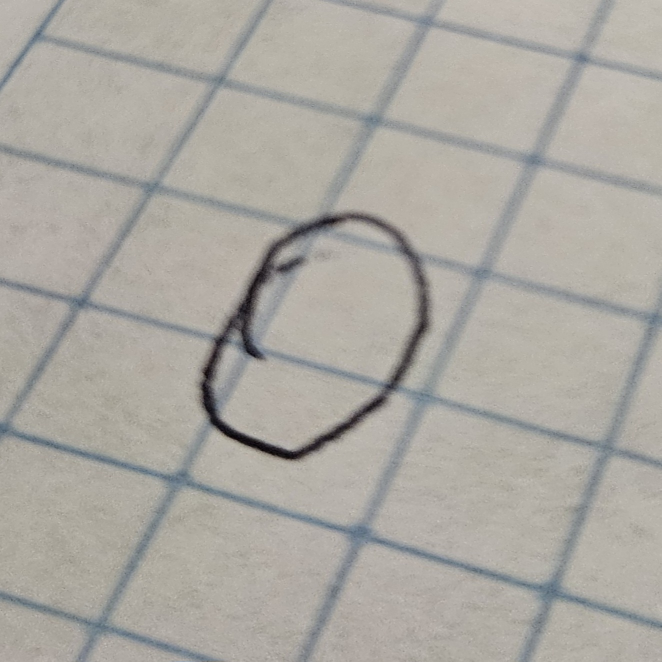
#> input picture mis_imagenes/raw/0_1.jpg, 1323 x 1323 px (shown at 1/2 size); its folder holds only this picture in this run
$ jupyter execute 02_procesar_imagenes.ipynb
#> lines starting #> are read from the running program, lines starting #| are printed output that depends on the picture; after the words box and inside, x2 and y2 are one past the last pixel; in counts of white or black regions, pixels touching at a corner belong together
# 📸 Preprocesar Imágenes Propias
## Convertir fotos de dígitos al formato MNIST (28x28 grayscale)

### Instrucciones:
1. Dibuja dígitos (0-9) con **marcador/pluma oscura en papel blanco**
2. Toma una foto de cada dígito (buena iluminación, de frente)
3. Coloca las fotos en `mis_imagenes/raw/`
4. **Nombra cada archivo como**: `{digito}_{numero}.jpg`
   - Ejemplo: `3_01.jpg`, `3_02.jpg`, `7_01.jpg`, `0_05.jpg`
   - El primer número es el dígito real que dibujaste
5. Ejecuta este notebook para preprocesarlas

---
## 1. Importar Librerías

[cell 1]
import numpy as np
import matplotlib.pyplot as plt
from PIL import Image, ImageOps, ImageFilter
import os
import csv
from pathlib import Path

plt.style.use('seaborn-v0_8-whitegrid')
plt.rcParams['figure.figsize'] = (12, 8)
plt.rcParams['font.size'] = 14

# Rutas
RAW_DIR = Path('../mis_imagenes/raw')
PROC_DIR = Path('../mis_imagenes_procesadas')
PROC_DIR.mkdir(parents=True, exist_ok=True)

print('✅ Librerías importadas')
print(f'   Directorio de fotos: {RAW_DIR.resolve()}')
print(f'   Directorio de salida: {PROC_DIR.resolve()}')

---
## 2. Listar imágenes disponibles

[cell 2]
# Extensiones válidas
VALID_EXT = {'.jpg', '.jpeg', '.png', '.bmp', '.heic', '.webp'}

image_files = sorted([
    f for f in RAW_DIR.iterdir()
    if f.suffix.lower() in VALID_EXT
])

print(f'📁 Imágenes encontradas: {len(image_files)}\n')

if len(image_files) == 0:
    print('⚠️  No se encontraron imágenes en mis_imagenes/raw/')
    print('    Coloca tus fotos ahí con el formato: {digito}_{numero}.jpg')
else:
    for f in image_files:
        # Intentar extraer el label del nombre
        name = f.stem
        parts = name.split('_')
        label = parts[0] if parts[0].isdigit() else '?'
        print(f'   {f.name}  →  dígito: {label}')

---
## 3. Función de preprocesamiento

Convierte una foto de un dígito en papel al formato MNIST:
- Escala de grises
- Binarización con umbral adaptativo
- Recorte al dígito (bounding box)
- Redimensión a 20x20 con padding a 28x28 (como MNIST)
- Fondo negro, dígito blanco

[cell 3]
def preprocess_digit_photo(image_path, target_size=28):
    """
    Preprocesa una foto de un dígito escrito a mano para que sea
    compatible con el formato MNIST (28x28, fondo negro, dígito blanco).

    Returns: numpy array de shape (28, 28) con valores en [0, 255]
    """
#> called with target_size = 28
    # Cargar y convertir a escala de grises
    img = Image.open(image_path).convert('L')

    # Redimensionar si es muy grande (para velocidad)
    max_dim = 500
    if max(img.size) > max_dim:
        img.thumbnail((max_dim, max_dim), Image.LANCZOS)
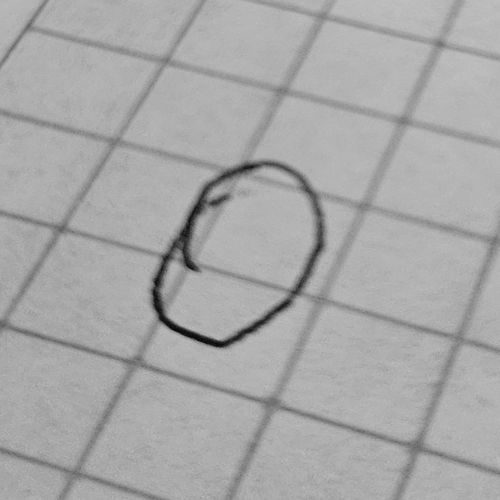
#> img: PIL image 500x500 L; min 5, max 195, mean 168

    # Convertir a array numpy
    img_array = np.array(img, dtype=np.float32)

    # Determinar si el fondo es claro u oscuro
    # Muestrear las esquinas para determinar el color del fondo
    h, w = img_array.shape
#> h = 500; w = 500
    corners = [
        img_array[:h//10, :w//10].mean(),      # esquina superior izquierda
        img_array[:h//10, -w//10:].mean(),      # esquina superior derecha
        img_array[-h//10:, :w//10].mean(),      # esquina inferior izquierda
        img_array[-h//10:, -w//10:].mean()      # esquina inferior derecha
    ]
#> corners = [168, 180.6, 160.2, 168]
    bg_color = np.mean(corners)
#> bg_color = 169.2

    # Si el fondo es claro (>128), invertir para que sea fondo negro
    if bg_color > 128:
        img_array = 255.0 - img_array
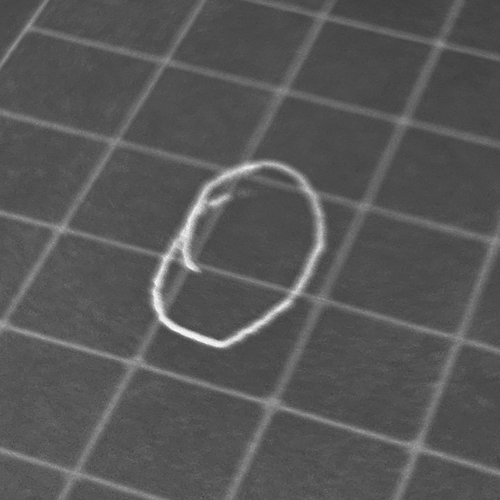
#> img_array: shape (500, 500) float32; min 60, max 250, mean 87

    # Binarizar con umbral de Otsu simplificado
    threshold = np.mean(img_array) + 0.5 * np.std(img_array)
#> threshold = 96.34
    binary = (img_array > threshold).astype(np.float32) * 255
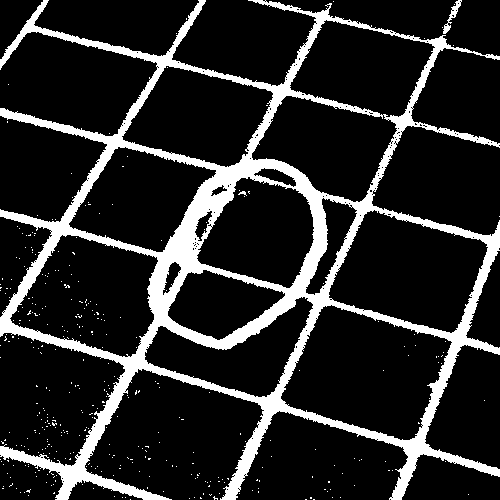
#> binary: shape (500, 500) float32; 15.8% white; 374 white regions (371 under 20 px), largest, box (x1, y1, x2, y2) and area: (0, 0, 500, 500) 38718, (443, 0, 462, 34) 168, (238, 191, 247, 196) 21

    # Encontrar bounding box del dígito
    rows = np.any(binary > 0, axis=1)
    cols = np.any(binary > 0, axis=0)

    if not rows.any():
        # Si no se encontró nada, retornar la imagen redimensionada
        img_resized = Image.fromarray(img_array.astype(np.uint8)).resize(
            (target_size, target_size), Image.LANCZOS)
        return np.array(img_resized)

    rmin, rmax = np.where(rows)[0][[0, -1]]
#> rmin = 0; rmax = 499
    cmin, cmax = np.where(cols)[0][[0, -1]]
#> cmin = 0; cmax = 499

    # Agregar un pequeño margen
    margin = 5
    rmin = max(0, rmin - margin)
    rmax = min(binary.shape[0] - 1, rmax + margin)
    cmin = max(0, cmin - margin)
    cmax = min(binary.shape[1] - 1, cmax + margin)

    # Recortar al dígito
    cropped = img_array[rmin:rmax+1, cmin:cmax+1]

    # Redimensionar a 20x20 manteniendo aspecto (como MNIST)
    inner_size = 20
    h, w = cropped.shape
    if h > w:
        new_h = inner_size
        new_w = max(1, int(w * inner_size / h))
    else:
        new_w = inner_size
        new_h = max(1, int(h * inner_size / w))
#> new_h = 20

    cropped_img = Image.fromarray(cropped.astype(np.uint8))
    resized = cropped_img.resize((new_w, new_h), Image.LANCZOS)
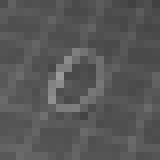
#> resized: PIL image 20x20 L (shown 8 times larger); min 66, max 155, mean 87
    resized_array = np.array(resized, dtype=np.float32)

    # Colocar en canvas de 28x28 centrado (con padding)
    canvas = np.zeros((target_size, target_size), dtype=np.float32)
    y_offset = (target_size - new_h) // 2
#> y_offset = 4
    x_offset = (target_size - new_w) // 2
    canvas[y_offset:y_offset+new_h, x_offset:x_offset+new_w] = resized_array
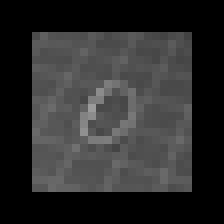
#> canvas: shape (28, 28) float32 (shown 8 times larger); min 0, max 155, mean 44.4

    return canvas.astype(np.uint8)

print('✅ Función de preprocesamiento definida')

---
## 4. Procesar todas las imágenes

[cell 4]
if len(image_files) == 0:
    print('⚠️  No hay imágenes para procesar. Agrega fotos a mis_imagenes/raw/')
else:
    processed = []

    for img_path in image_files:
        name = img_path.stem
        parts = name.split('_')

        if not parts[0].isdigit():
            print(f'⚠️  Saltando {img_path.name} — el nombre no empieza con un dígito')
            continue

        label = int(parts[0])

        try:
            result = preprocess_digit_photo(img_path)

            # Guardar imagen procesada
            out_path = PROC_DIR / f'{name}.png'
            Image.fromarray(result).save(out_path)

            processed.append({
                'filename': img_path.name,
                'label': label,
                'processed_path': str(out_path),
                'original_path': str(img_path)
            })

        except Exception as e:
            print(f'❌ Error procesando {img_path.name}: {e}')

    print(f'\n✅ Procesadas: {len(processed)} imágenes')

    # Guardar CSV con metadatos
    csv_path = PROC_DIR / 'labels.csv'
    with open(csv_path, 'w', newline='') as f:
        writer = csv.DictWriter(f, fieldnames=['filename', 'label', 'processed_path', 'original_path'])
        writer.writeheader()
        writer.writerows(processed)

    print(f'💾 Metadatos guardados en: {csv_path}')

---
## 5. Visualizar antes y después

[cell 5]
if len(image_files) == 0:
    print('⚠️  No hay imágenes para visualizar')
elif len(processed) > 0:
    n_images = len(processed)
    n_cols = 4  # pares de original + procesada
    n_rows = int(np.ceil(n_images / (n_cols // 2)))

    fig, axes = plt.subplots(n_rows, n_cols, figsize=(16, 4 * n_rows))
    fig.suptitle('Antes y Después del Preprocesamiento', fontsize=22, fontweight='bold', y=1.01)

    if n_rows == 1:
        axes = axes.reshape(1, -1)

    for i, item in enumerate(processed):
        row = i // (n_cols // 2)
        col = (i % (n_cols // 2)) * 2

        if row >= n_rows:
            break

        # Original
        orig = Image.open(item['original_path']).convert('L')
        axes[row, col].imshow(orig, cmap='gray')
        axes[row, col].set_title(f'Original: {item["filename"]}', fontsize=11)
        axes[row, col].axis('off')

        # Procesada
        proc = Image.open(item['processed_path'])
        axes[row, col+1].imshow(proc, cmap='gray')
        axes[row, col+1].set_title(f'Procesada (28x28) — Label: {item["label"]}', fontsize=11)
        axes[row, col+1].axis('off')

    # Ocultar ejes vacíos
    for i in range(len(processed), n_rows * (n_cols // 2)):
        row = i // (n_cols // 2)
        col = (i % (n_cols // 2)) * 2
        if row < n_rows:
            axes[row, col].axis('off')
            axes[row, col+1].axis('off')

    plt.tight_layout()
    plt.savefig('../resultados/antes_despues.png', dpi=150, bbox_inches='tight')
    plt.show()
    print('💾 Guardado en resultados/antes_despues.png')

---
## 6. Resumen de imágenes procesadas

[cell 6]
if len(processed) > 0:
    # Grid de todas las imágenes procesadas
    n = len(processed)
    cols_grid = min(10, n)
    rows_grid = int(np.ceil(n / cols_grid))

    fig, axes = plt.subplots(rows_grid, cols_grid, figsize=(2 * cols_grid, 2.5 * rows_grid))
    fig.suptitle(f'Todas las imágenes procesadas ({n} total)', fontsize=20, fontweight='bold', y=1.02)

    if rows_grid == 1 and cols_grid == 1:
        axes = np.array([[axes]])
    elif rows_grid == 1:
        axes = axes.reshape(1, -1)
    elif cols_grid == 1:
        axes = axes.reshape(-1, 1)

    for i, item in enumerate(processed):
        r, c = i // cols_grid, i % cols_grid
        img = Image.open(item['processed_path'])
        axes[r, c].imshow(img, cmap='gray')
        axes[r, c].set_title(f'Label: {item["label"]}', fontsize=12, fontweight='bold')
        axes[r, c].axis('off')

    # Ocultar ejes vacíos
    for i in range(n, rows_grid * cols_grid):
        r, c = i // cols_grid, i % cols_grid
        axes[r, c].axis('off')

    plt.tight_layout()
    plt.savefig('../resultados/todas_procesadas.png', dpi=150, bbox_inches='tight')
    plt.show()

    # Distribución por dígito
    labels = [item['label'] for item in processed]
    unique_labels, label_counts = np.unique(labels, return_counts=True)
    print(f'\n📊 Distribución de dígitos propios:')
    for label, count in zip(unique_labels, label_counts):
        print(f'   Dígito {label}: {count} imágenes')
    print(f'   Total: {len(processed)} imágenes')

    print(f'\n✅ ¡Listo! Ahora ejecuta el notebook 03 para probar las imágenes con el modelo.')
else:
    print('⚠️  No hay imágenes procesadas para mostrar')

$ run again, on mis_imagenes/raw/0_5.jpg
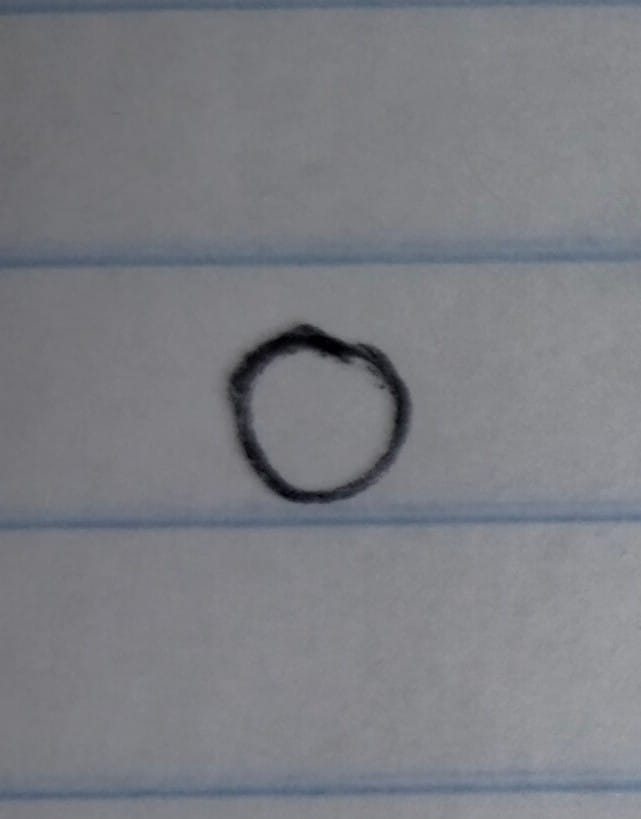
#> input picture mis_imagenes/raw/0_5.jpg, 641 x 819 px
#> corners = [103, 132.2, 116.9, 143]
#> bg_color = 123.8
#> threshold = 133.4
#> in preprocess_digit_photo, `binary = (img_array > threshold).astype(np.float32) * 255`:
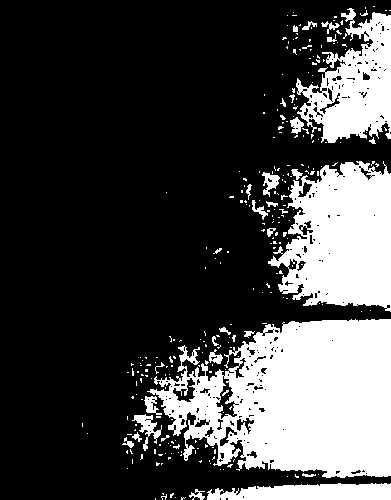
#> binary: shape (500, 391) float32; 26.7% white; 280 white regions (249 under 20 px), largest, box (x1, y1, x2, y2) and area: (147, 319, 391, 478) 26401, (268, 161, 391, 312) 13039, (296, 8, 391, 143) 7009
#> in preprocess_digit_photo, `rmin, rmax = np.where(rows)[0][[0, -1]]`: rmin = 6; rmax = 499
#> in preprocess_digit_photo, `cmin, cmax = np.where(cols)[0][[0, -1]]`: cmin = 82; cmax = 390
#> in preprocess_digit_photo, `rmin = max(0, rmin - margin)`: rmin = 1
#> in preprocess_digit_photo, `cmin = max(0, cmin - margin)`: cmin = 77
#> `plt.savefig('../resultados/antes_despues.png', dpi=150, bbox_inches='t..`:
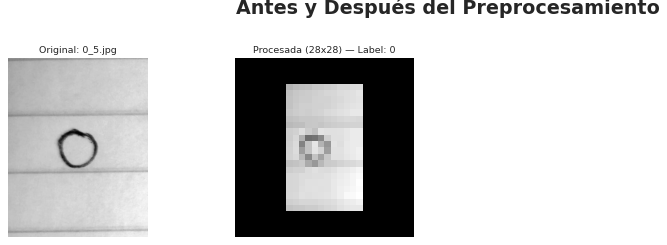
#> figure drawn by matplotlib, 2 panels

$ run again, on mis_imagenes/raw/1_1.jpg
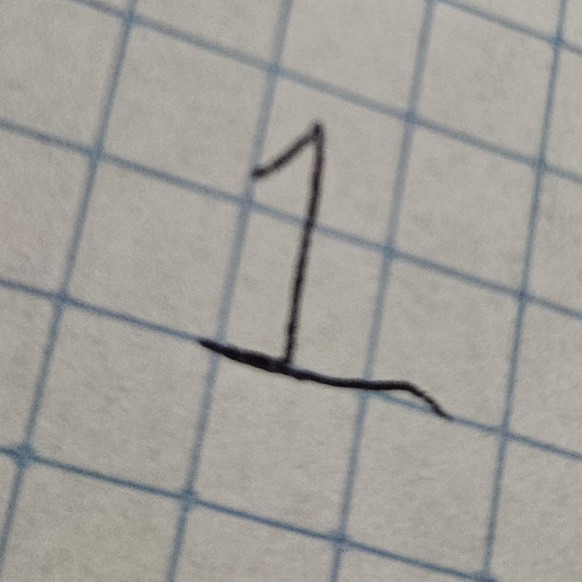
#> input picture mis_imagenes/raw/1_1.jpg, 1163 x 1163 px (shown at 1/2 size)
#> corners = [165.4, 165.3, 152.8, 164.2]
#> bg_color = 161.9
#> threshold = 105.1
#> in preprocess_digit_photo, `binary = (img_array > threshold).astype(np.float32) * 255`:
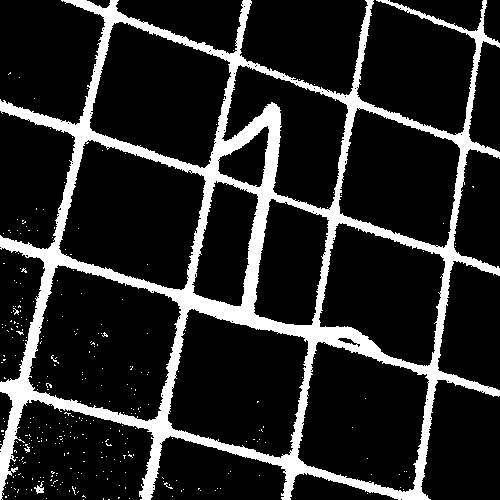
#> binary: shape (500, 500) float32; 15.4% white; 324 white regions (321 under 20 px), largest, box (x1, y1, x2, y2) and area: (0, 0, 500, 500) 37700, (34, 481, 44, 494) 59, (24, 444, 30, 453) 26
#> rmin = 0; rmax = 499
#> cmin = 0; cmax = 499
#> in preprocess_digit_photo, `canvas[y_offset:y_offset+new_h, x_offset:x_offset+new_w] = resized_array`:
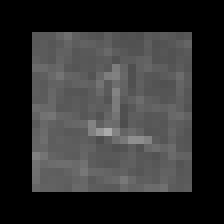
#> canvas: shape (28, 28) float32 (shown 8 times larger); min 0, max 171, mean 48.8
